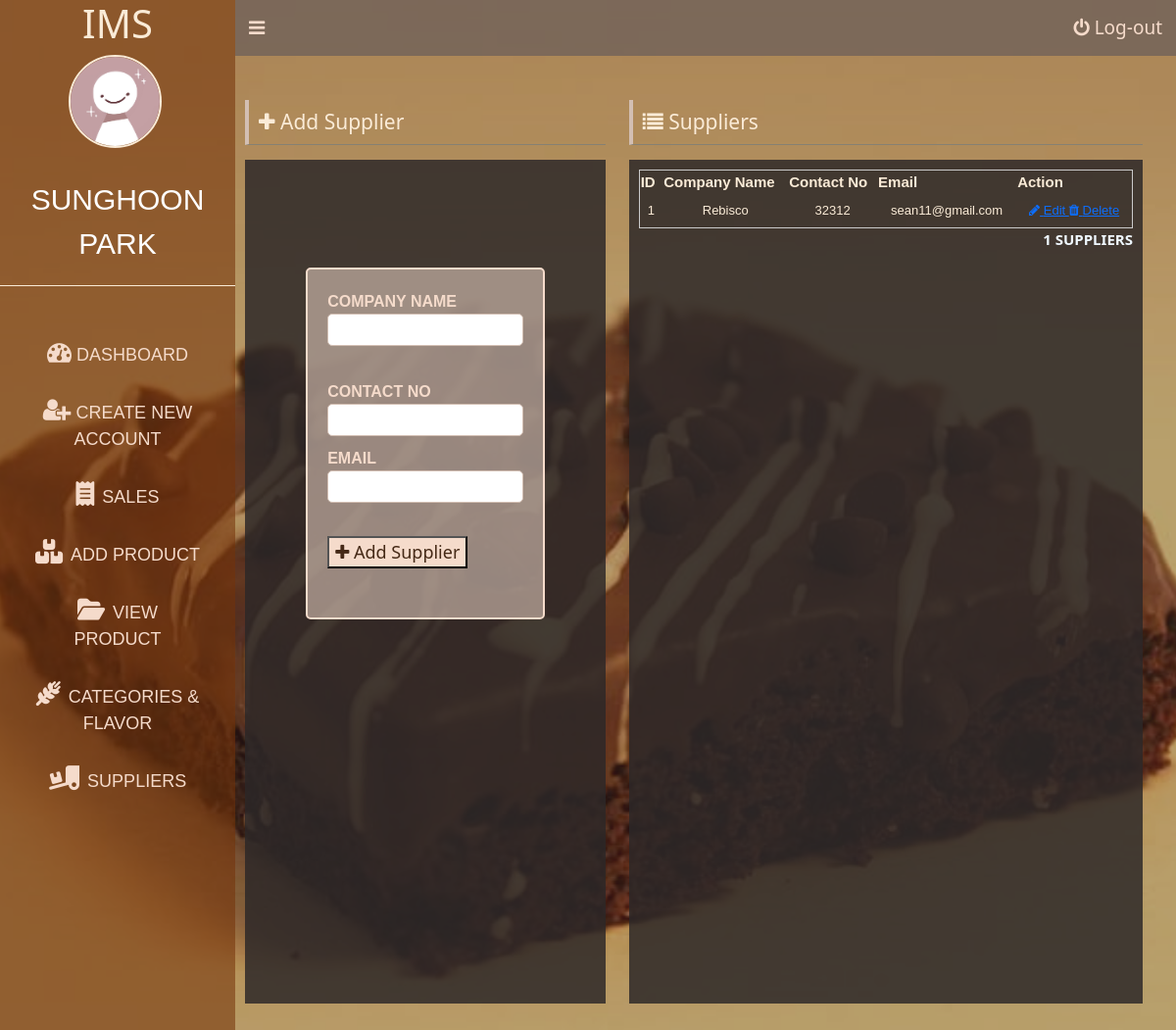
Before: /suppliers.php (signed in) with the older database file.
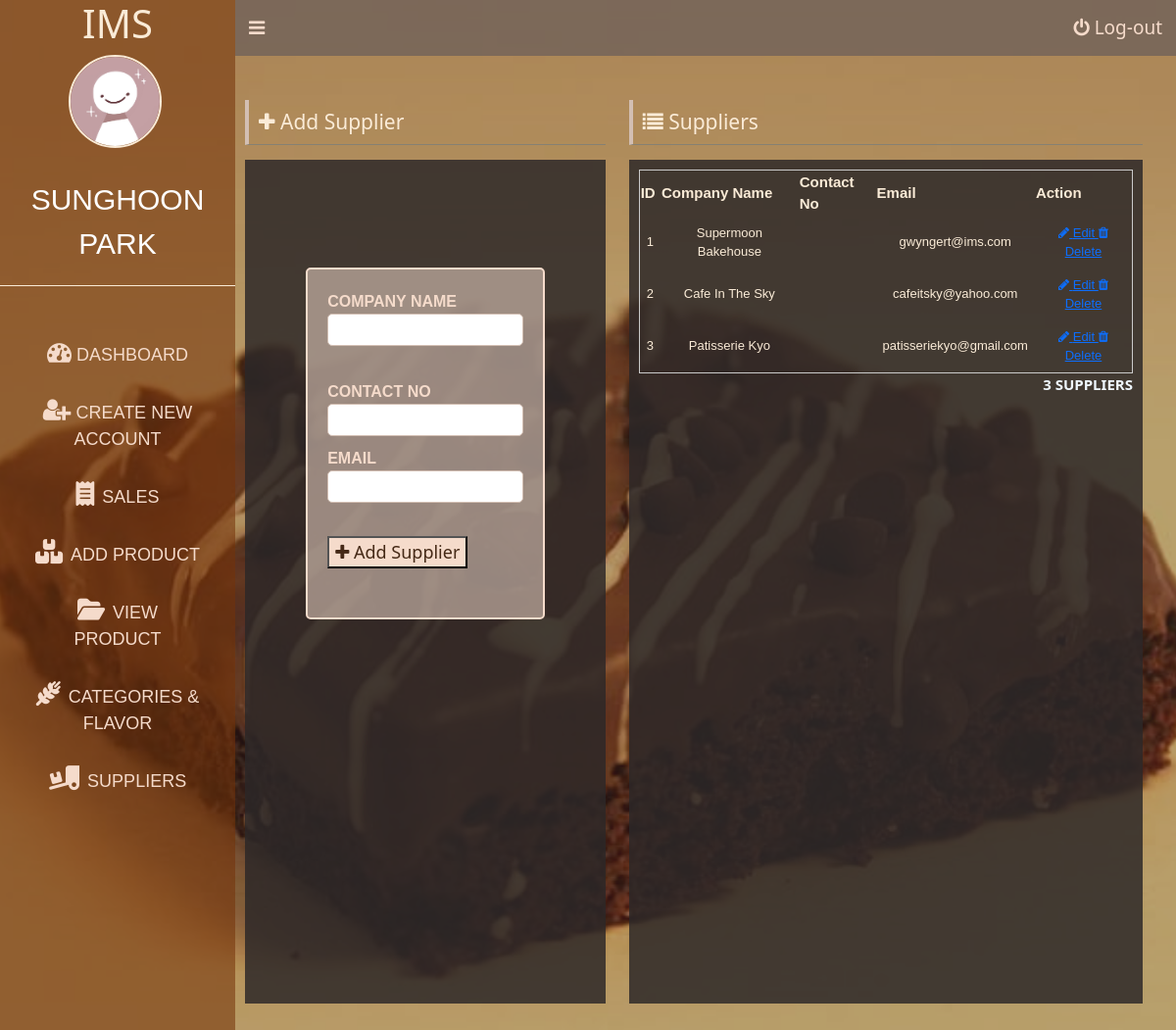
After: the same page with the newer database file.
### tables this page shows
CREATE TABLE `supplier` (
  `Supplier_ID` int(11) NOT NULL,
  `company_name` varchar(255) NOT NULL,
  `contact_num` varchar(255) NOT NULL,
  `email` varchar(255) NOT NULL
);

### database/show-supplier.php (called while the page is built)
<?php
include('connection.php');
$stmt = $conn->prepare("SELECT * FROM supplier ");
$stmt->execute();
$stmt->setFetchMode(PDO::FETCH_ASSOC);
return $stmt->fetchAll();

### suppliers.php (the view, shortened to what this page needs)
<?php
$suppliers = include('database/show-supplier.php');
?>
<!DOCTYPE html>
<html lang="en">
<head>
    <link rel="stylesheet" type="text/css" href="css/login.css?v=p<?= time(); ?>">
    <link rel="stylesheet" href="css/to/font-awesome/css/font-awesome.min.css">
    <link rel="stylesheet" type="text/css" href="js/bootstrap-5.3.0-alpha3-dist/css/bootstrap.min.css?v=p<?= time(); ?>">
</head>
<body>
    <div id="dashboardMainContainer">
        <?php include('partial/app-sidebar.php') ?>
        <div class="dashboard_content_container" id="dashboard_content_container">
            <?php include('partial/app-topNav.php') ?>
            <div class="dashboard_content">
                <div class="row">
                    <div class="column column-5">
                        <h1 class="section_header"><i class="fa fa-plus"></i> Add Supplier</h1>
                        <div class="dashboard_content_main">
                            <div id="userAddFormContainer">
                                <form action="database/add-supplier.php" method="POST" class="appForm">
                                    <div class="appFormInputContainer">
                                        <label for="company_name">Company Name</label>
                                        <input type="text" class="appFormInput" id="company_name" name="company_name" />
                                    </div>
                                    <br>
                                    <div class="appFormInputContainer">
                                        <label for="contact_num">Contact No</label>
                                        <input type="text" class="appFormInput" id="contact_num" name="contact_num" />
                                    </div>
                                    <div class="appFormInputContainer">
                                        <label for="email">Email</label>
                                        <input type="text" class="appFormInput" id="email" name="email" />
                                    </div>
                                    <button type="submit" class="appBtn"><i class="fa fa-plus"></i> Add Supplier</button>
                                </form>
                            </div>
                        </div>
                    </div>
                    <div class="column column-7">
                        <h1 class="section_header"><i class="fa fa-list"></i> Suppliers</h1>
                        <div class="dashboard_content_main">
                            <div class="user">
                                <table>
                                    <thead>
                                        <tr>
                                            <th>ID</th>
                                            <th>Company Name</th>
                                            <th>Contact No</th>
                                            <th>Email</th>
                                            <th>Action</th>
                                        </tr>
                                    </thead>
                                    <tbody>
                                        <?php foreach ($suppliers as $index => $s) { ?>
                                            <tr>
                                                <td><?= $index + 1 ?></td>
                                                <td><?= $s['company_name'] ?></td>
                                                <td><?= $s['contact_num'] ?></td>
                                                <td><?= $s['email'] ?></td>
                                                <td>
                                                    <a href="#" class="updateSupplier" data-toggle="modal" data-target="#updateSupplierModal<?= $s['Supplier_ID'] ?>">
                                                                <i class="fa fa-pencil"></i> Edit </a>
                                                        <a href="database/delete-supplier.php?Supplier_ID=<?= $s['Supplier_ID'] ?>" class="deleteSupplier">
                                                        <i class="fa fa-trash"></i> Delete</a>
                                                </td>
                                            </tr>
                                        <?php } ?>
                                    </tbody>
                                </table>
                                <p class="userCount"><?= count($suppliers) ?> Suppliers</p>
                            </div>
                        </div>
                    </div>
                </div>
            </div>
        </div>
    </div>
</body>
</html>

Changed rows visible on the page:
removed supplier: company_name "Rebisco", contact_num "32312", email "sean11@gmail.com"
added supplier: company_name "Supermoon Bakehouse", email "gwyngert@ims.com"
added supplier: company_name "Cafe In The Sky", email "cafeitsky@yahoo.com"
added supplier: company_name "Patisserie Kyo", email "patisseriekyo@gmail.com"
Other visible differences:
count($suppliers): "1" → "3"
